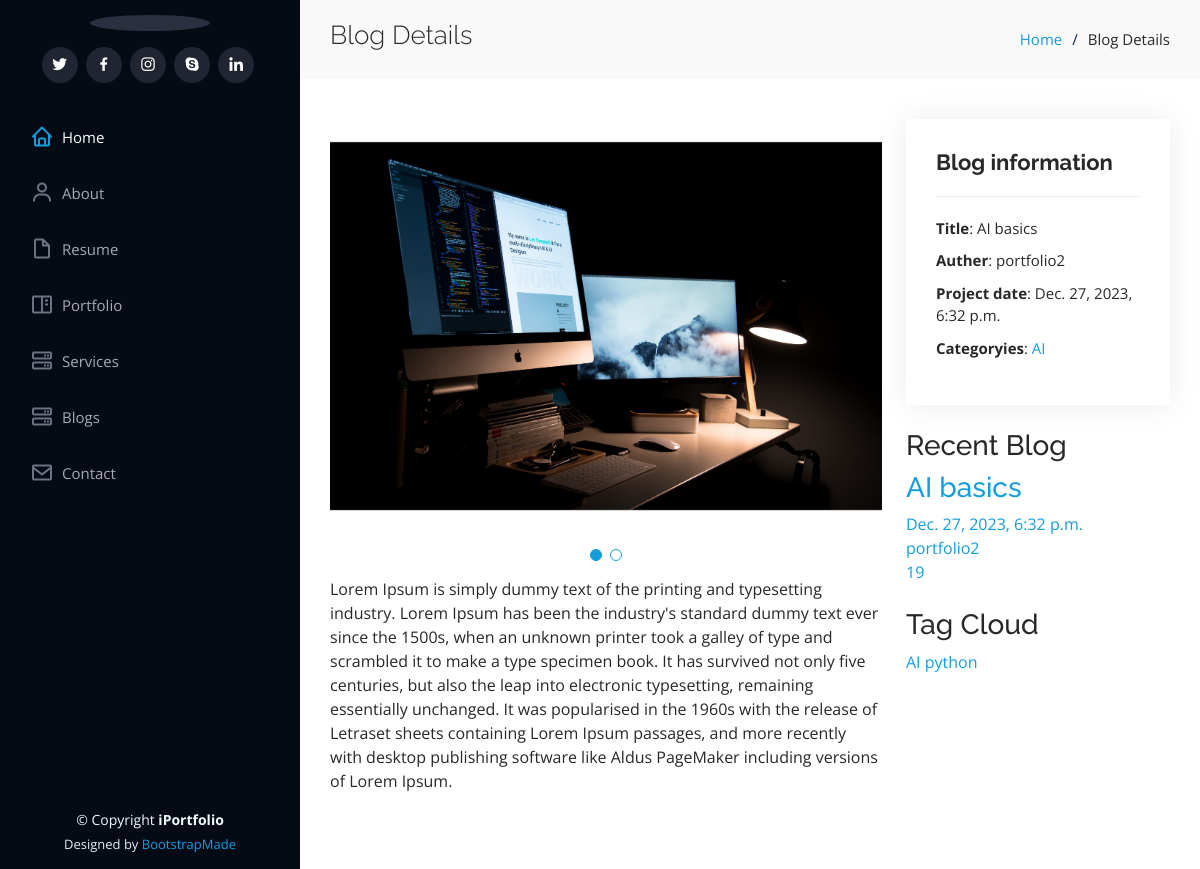
The page /blog/ai-basics on the database as committed earlier.
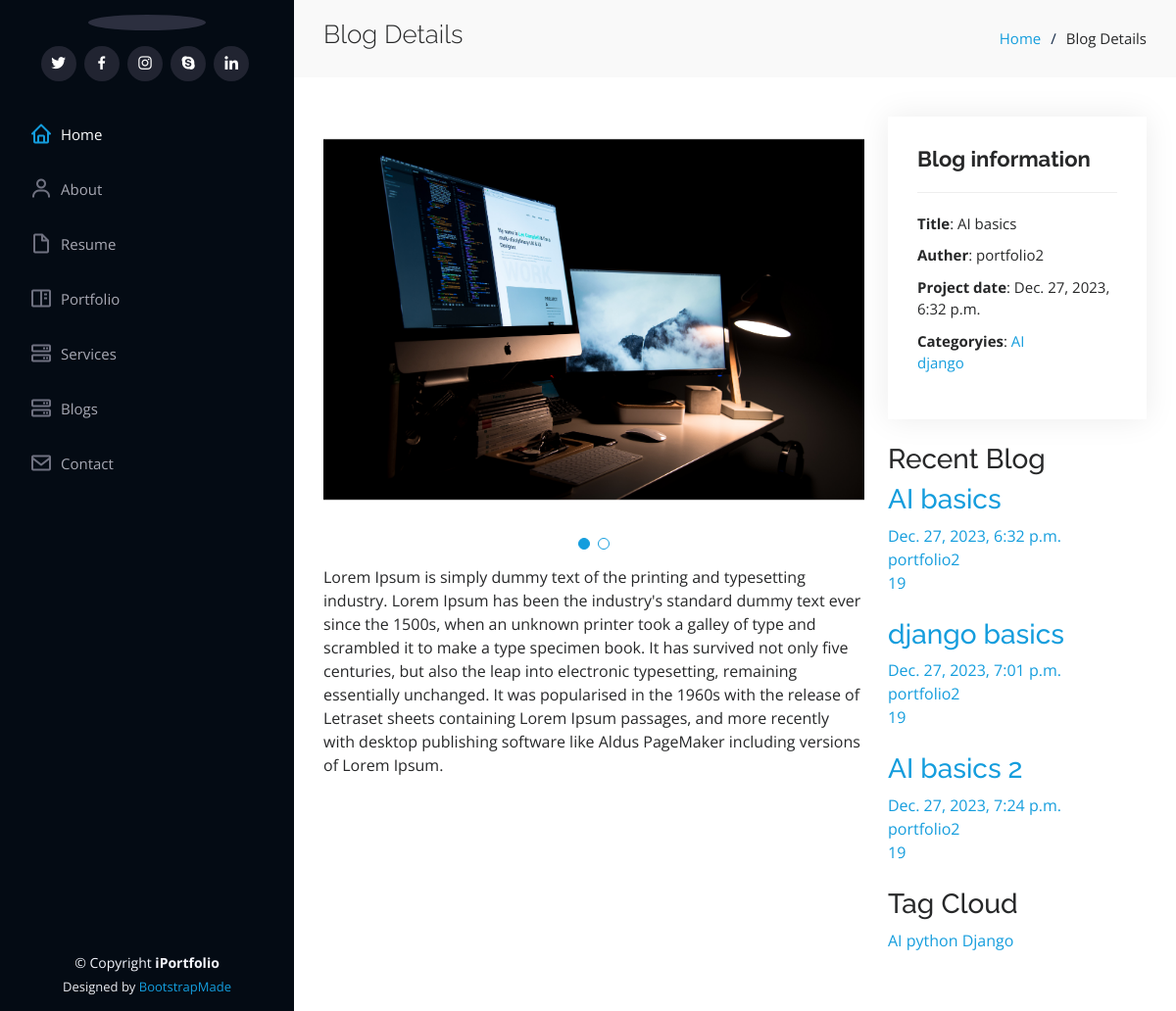
The same page on the database as committed later.
### blog/models.py (models this page shows, shortened)
class PostImages(models.Model):
    post = models.ForeignKey(Post, related_name='post_image', on_delete=models.CASCADE)
    image = models.ImageField( upload_to='postImages')

class Post(models.Model):
    auther = models.ForeignKey(User, related_name="post_auther",verbose_name=('auther'), on_delete=models.CASCADE)
    title = models.CharField(max_length=100,verbose_name=('title'))
    tags = TaggableManager(("tags"))
    image = models.ImageField(("image"),upload_to='post/')
    created_at = models.DateTimeField( ("created_at"),default=timezone.now)
    description = models.TextField(("description"),max_length=100000)
    slug = models.SlugField(null=True,blank=True)
    category = models.ForeignKey('PostCategory',related_name='post_category',verbose_name=('category'),on_delete=models.CASCADE ,null=True,blank=True)
    def __str__(self):
        return self.title
    def get_absolute_url(self):
        return reverse("blog:post_detail", kwargs={"slug": self.slug})

class PostCategory(models.Model):
    name = models.CharField(null=True,blank=True, max_length=50)
    def __str__(self):
        return self.name

### blog/views.py (the view)
# urls.py: path('<slug:slug>' , views.PostDetail.as_view() , name='post_detail'),
class PostDetail(DetailView):
    model = Post
    template_name = 'blog/post_details.html'
    def get_context_data(self, **kwargs):
        context = super().get_context_data(**kwargs)
        context["categories"] = PostCategory.objects.all().annotate(post_count=Count('post_category'))
        context["tags"] = Tag.objects.all()
        context["recent_posts"] = Post.objects.all()[:3]
        return context

### blog/templates/blog/post_details.html (shortened to what this page needs)
{% extends "base.html" %}
{% load static %}
{% block body %}
<main id="main">
    <section id="breadcrumbs" class="breadcrumbs">
        <div class="container">
            <div class="d-flex justify-content-between align-items-center">
                <h2>Blog Details</h2>
                <ol>
                    <li><a href="/">Home</a></li>
                    <li>Blog Details</li>
                </ol>
            </div>
        </div>
    </section>
    <section id="portfolio-details" class="portfolio-details">
        <div class="container">
            <div class="row gy-4">
                <div class="col-lg-8">
                    <div class="portfolio-details-slider swiper">
                        <div class="swiper-wrapper align-items-center">
                            {% for image in object.post_image.all %}
                            <div class="swiper-slide">
                                <img src="{{image.image.url}}" alt="">
                            </div>
                            {% endfor %}
                        </div>
                        <div class="swiper-pagination"></div>
                    </div>
                    <p>{{object.description}}</p>
                </div>
                <div class="col-lg-4">
                    <div class="portfolio-info">
                        <h3>Blog information</h3>
                        <ul>
                            <li><strong>Title</strong>: {{object.title}}</li>
                            <li><strong>Auther</strong>: {{object.auther}}</li>
                            <li><strong>Project date</strong>: {{object.created_at}}</li>
                            <li><strong>Categoryies</strong>:
                                {% for category in categories %}
                                 <a href="{% url 'blog:post_by_category' category %}">{{category}}</a></li>
                                 {% endfor %}
                        </ul>
                    </div><br>
                    <div class="sidebar-box ftco-animate">
                        <h3 class="heading-sidebar">Recent Blog</h3>
                        {% for post in recent_posts  %}
                        <div class="block-21 mb-4 d-flex">
                            <div class="text">
                                <h3 class="heading"><a href="{{post.get_absolute_url}}">{{post}}</a></h3>
                                <div class="meta">
                                    <div><a href="{{post.get_absolute_url}}">{{post.created_at}}</a></div>
                                    <div><a href="{{post.get_absolute_url}}">{{post.auther}}</a></div>
                                    <div><a href="{{post.get_absolute_url}}"> 19</a>
                                    </div>
                                </div>
                            </div>
                        </div>
                        {% endfor %}
                    </div>
                    <div class="sidebar-box ftco-animate">
                    <h3 class="heading-sidebar">Tag Cloud</h3>
                    <div class="tagcloud">
                        {% for tag in tags  %}
                        <a href="{% url 'blog:post_by_tags' tag %}" class="tag-cloud-link">{{tag}}</a>
                        {% endfor %}
                    </div>
                </div>
                </div>
            </div>
        </div>
    </section>
</main>
{% endblock body%}

### templates/base.html (shortened to what this page needs)
{% load static %}
<!DOCTYPE html>
<html lang="en">
<head>
  <link href="{% static 'assets/vendor/aos/aos.css' %}" rel="stylesheet">
  <link href="{% static 'assets/vendor/bootstrap/css/bootstrap.min.css' %}" rel="stylesheet">
  <link href="{% static 'assets/vendor/bootstrap-icons/bootstrap-icons.css' %}" rel="stylesheet">
  <link href="{% static 'assets/vendor/boxicons/css/boxicons.min.css' %}" rel="stylesheet">
  <link href="{% static 'assets/vendor/glightbox/css/glightbox.min.css' %}" rel="stylesheet">
  <link href="{% static 'assets/vendor/swiper/swiper-bundle.min.css' %}" rel="stylesheet">
  <link href="{% static 'assets/css/style.css' %}" rel="stylesheet">
</head>
<body>
  <header id="header">
    <div class="d-flex flex-column">
      <div class="profile">
        <img src="{{about.image.url}}" alt="" class="img-fluid rounded-circle">
        <div class="social-links mt-3 text-center">
          <a href="#" class="twitter"><i class="bx bxl-twitter"></i></a>
          <a href="#" class="facebook"><i class="bx bxl-facebook"></i></a>
          <a href="#" class="instagram"><i class="bx bxl-instagram"></i></a>
          <a href="#" class="google-plus"><i class="bx bxl-skype"></i></a>
          <a href="#" class="linkedin"><i class="bx bxl-linkedin"></i></a>
        </div>
      </div>
      <nav id="navbar" class="nav-menu navbar">
        <ul>
          <li><a href="#hero" class="nav-link scrollto active"><i class="bx bx-home"></i> <span>Home</span></a></li>
          <li><a href="#about" class="nav-link scrollto"><i class="bx bx-user"></i> <span>About</span></a></li>
          <li><a href="#resume" class="nav-link scrollto"><i class="bx bx-file-blank"></i> <span>Resume</span></a></li>
          <li><a href="#portfolio" class="nav-link scrollto"><i class="bx bx-book-content"></i> <span>Portfolio</span></a></li>
          <li><a href="#services" class="nav-link scrollto"><i class="bx bx-server"></i> <span>Services</span></a></li>
          <li><a href="#testimonials" class="nav-link scrollto"><i class="bx bx-server"></i> <span>Blogs</span></a></li>
          <li><a href="#contact" class="nav-link scrollto"><i class="bx bx-envelope"></i> <span>Contact</span></a></li>
        </ul>
      </nav>
    </div>
  </header>
  {% block body %}
    {% endblock body %}
  <footer id="footer">
    <div class="container">
      <div class="copyright">
        &copy; Copyright <strong><span>iPortfolio</span></strong>
      </div>
      <div class="credits">
        Designed by <a href="https://bootstrapmade.com/">BootstrapMade</a>
      </div>
    </div>
  </footer>
</body>
</html>

### static/assets/css/style.css (style rules this page uses)
body { font-family: "Open Sans", sans-serif; color: #272829; }
a { color: #149ddd; text-decoration: none; }
h1, h2, h3, h4, h5, h6 { font-family: "Raleway", sans-serif; }
#header { position: fixed; top: 0; left: 0; bottom: 0; width: 300px; transition: all ease-in-out 0.5s; z-index: 9997; transition: all 0.5s; padding: 0 15px; background: #040b14; overflow-y: auto; }
#header .profile img { margin: 15px auto; display: block; width: 120px; border: 8px solid #2c2f3f; }
#header .profile .social-links a { font-size: 18px; display: inline-block; background: #212431; color: #fff; line-height: 1; padding: 8px 0; margin-right: 4px; border-radius: 50%; text-align: center; width: 36px; height: 36px; transition: 0.3s; }
#main { margin-left: 300px; }
.container, .container-fluid { padding-left: 30px; padding-right: 30px; }
.nav-menu { padding: 30px 0 0 0; }
.nav-menu * { margin: 0; padding: 0; list-style: none; }
.nav-menu>ul>li { position: relative; white-space: nowrap; }
.nav-menu a, .nav-menu a:focus { display: flex; align-items: center; color: #a8a9b4; padding: 12px 15px; margin-bottom: 8px; transition: 0.3s; font-size: 15px; }
.nav-menu a i, .nav-menu a:focus i { font-size: 24px; padding-right: 8px; color: #6f7180; }
.nav-menu a:hover, .nav-menu .active, .nav-menu .active:focus, .nav-menu li:hover>a { text-decoration: none; color: #fff; }
.nav-menu a:hover i, .nav-menu .active i, .nav-menu .active:focus i, .nav-menu li:hover>a i { color: #149ddd; }
section { padding: 60px 0; overflow: hidden; }
.portfolio-details { padding-top: 40px; }
.portfolio-details .portfolio-details-slider img { width: 100%; }
.portfolio-details .portfolio-details-slider .swiper-pagination { margin-top: 20px; position: relative; }
.portfolio-details .portfolio-info { padding: 30px; box-shadow: 0px 0 30px rgba(5, 13, 24, 0.08); }
.portfolio-details .portfolio-info h3 { font-size: 22px; font-weight: 700; margin-bottom: 20px; padding-bottom: 20px; border-bottom: 1px solid #eee; }
.portfolio-details .portfolio-info ul { list-style: none; padding: 0; font-size: 15px; }
.portfolio-details .portfolio-info ul li+li { margin-top: 10px; }
.breadcrumbs { padding: 20px 0; background: #f9f9f9; }
.breadcrumbs h2 { font-size: 26px; font-weight: 300; }
.breadcrumbs ol { display: flex; flex-wrap: wrap; list-style: none; padding: 0; margin: 0; font-size: 15px; }
.breadcrumbs ol li+li { padding-left: 10px; }
.breadcrumbs ol li+li::before { display: inline-block; padding-right: 10px; color: #0e2442; content: "/"; }
#footer { padding: 15px; color: #f4f6fd; font-size: 14px; position: fixed; left: 0; bottom: 0; width: 300px; z-index: 9999; background: #040b14; }
#footer .copyright { text-align: center; }
#footer .credits { padding-top: 5px; text-align: center; font-size: 13px; color: #eaebf0; }

Rows that differ between the two databases and show on the page:
added PostCategory: name "django"
added Post: title "django basics", created_at "Dec. 27, 2023, 7:01 p.m.", auther "portfolio2"
added Post: title "AI basics 2", created_at "Dec. 27, 2023, 7:24 p.m.", auther "portfolio2"
added Tag: name "Django"
